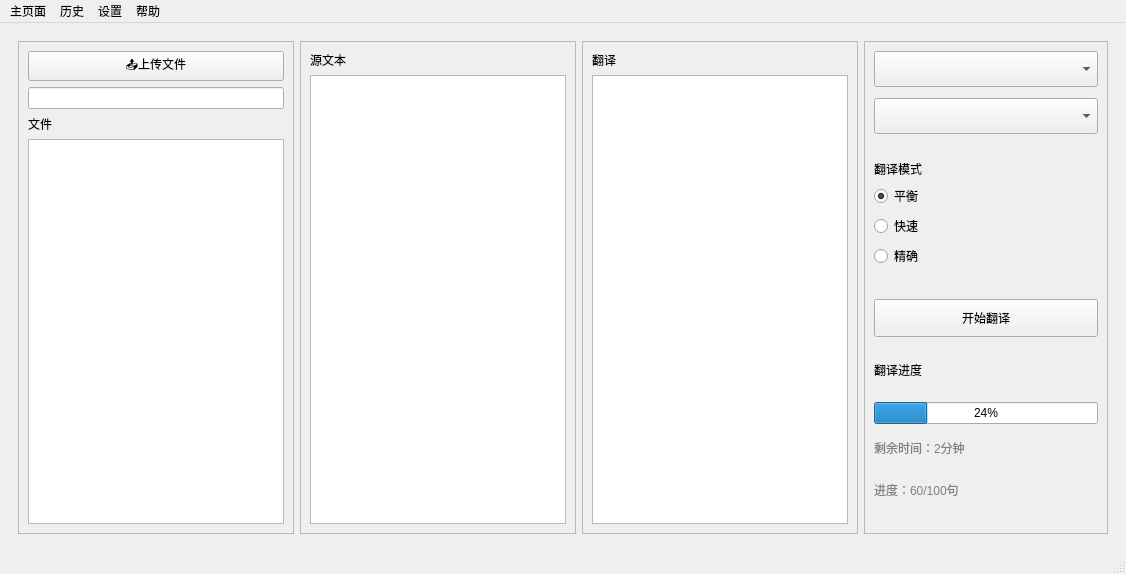
<?xml version="1.0" encoding="UTF-8"?>
<ui version="4.0">
 <class>translator</class>
 <widget class="QMainWindow" name="translator">
  <property name="geometry">
   <rect>
    <x>0</x>
    <y>0</y>
    <width>1126</width>
    <height>574</height>
   </rect>
  </property>
  <property name="windowTitle">
   <string>MainWindow</string>
  </property>
  <widget class="QWidget" name="centralwidget">
   <layout class="QHBoxLayout" name="horizontalLayout_3">
    <item>
     <widget class="QStackedWidget" name="stackedWidget">
      <property name="currentIndex">
       <number>0</number>
      </property>
      <widget class="QWidget" name="page1">
       <layout class="QHBoxLayout" name="horizontalLayout_2">
        <item>
         <layout class="QHBoxLayout" name="horizontalLayout">
          <item>
           <widget class="QFrame" name="frame">
            <property name="frameShape">
             <enum>QFrame::Shape::StyledPanel</enum>
            </property>
            <property name="frameShadow">
             <enum>QFrame::Shadow::Raised</enum>
            </property>
            <layout class="QVBoxLayout" name="verticalLayout_11">
             <item>
              <layout class="QVBoxLayout" name="verticalLayout_2">
               <item>
                <widget class="QPushButton" name="pushButton">
                 <property name="text">
                  <string>📤上传文件</string>
                 </property>
                </widget>
               </item>
               <item>
                <widget class="QLineEdit" name="lineEdit">
                 <property name="styleSheet">
                  <string notr="true"/>
                 </property>
                </widget>
               </item>
               <item>
                <layout class="QVBoxLayout" name="verticalLayout">
                 <item>
                  <widget class="QLabel" name="fileslabel">
                   <property name="text">
                    <string>文件</string>
                   </property>
                  </widget>
                 </item>
                 <item>
                  <widget class="QListWidget" name="listWidget"/>
                 </item>
                </layout>
               </item>
              </layout>
             </item>
            </layout>
           </widget>
          </item>
          <item>
           <widget class="QFrame" name="frame_2">
            <property name="frameShape">
             <enum>QFrame::Shape::StyledPanel</enum>
            </property>
            <property name="frameShadow">
             <enum>QFrame::Shadow::Raised</enum>
            </property>
            <layout class="QVBoxLayout" name="verticalLayout_10">
             <item>
              <layout class="QVBoxLayout" name="verticalLayout_3">
               <item>
                <widget class="QLabel" name="originallabel">
                 <property name="text">
                  <string>源文本</string>
                 </property>
                </widget>
               </item>
               <item>
                <widget class="QPlainTextEdit" name="originaltext">
                 <property name="styleSheet">
                  <string notr="true"/>
                 </property>
                </widget>
               </item>
              </layout>
             </item>
            </layout>
           </widget>
          </item>
          <item>
           <widget class="QFrame" name="frame_3">
            <property name="frameShape">
             <enum>QFrame::Shape::StyledPanel</enum>
            </property>
            <property name="frameShadow">
             <enum>QFrame::Shadow::Raised</enum>
            </property>
            <layout class="QVBoxLayout" name="verticalLayout_9">
             <item>
              <layout class="QVBoxLayout" name="verticalLayout_4">
               <item>
                <widget class="QLabel" name="translatedlabel">
                 <property name="text">
                  <string>翻译</string>
                 </property>
                </widget>
               </item>
               <item>
                <widget class="QPlainTextEdit" name="translatedtext">
                 <property name="placeholderText">
                  <string/>
                 </property>
                </widget>
               </item>
              </layout>
             </item>
            </layout>
           </widget>
          </item>
          <item>
           <widget class="QFrame" name="frame_4">
            <property name="frameShape">
             <enum>QFrame::Shape::StyledPanel</enum>
            </property>
            <property name="frameShadow">
             <enum>QFrame::Shadow::Raised</enum>
            </property>
            <layout class="QVBoxLayout" name="verticalLayout_8">
             <property name="spacing">
              <number>6</number>
             </property>
             <item>
              <layout class="QVBoxLayout" name="verticalLayout_7" stretch="2,0,2,0,3,0,2,4">
               <property name="topMargin">
                <number>0</number>
               </property>
               <item>
                <widget class="QComboBox" name="sourcelang">
                 <property name="styleSheet">
                  <string notr="true">QComboBox {
    height: 30px;
}
</string>
                 </property>
                 <property name="editable">
                  <bool>false</bool>
                 </property>
                 <property name="placeholderText">
                  <string> 原始语言</string>
                 </property>
                 <property name="duplicatesEnabled">
                  <bool>true</bool>
                 </property>
                </widget>
               </item>
               <item>
                <spacer name="verticalSpacer">
                 <property name="orientation">
                  <enum>Qt::Orientation::Vertical</enum>
                 </property>
                 <property name="sizeHint" stdset="0">
                  <size>
                   <width>20</width>
                   <height>5</height>
                  </size>
                 </property>
                </spacer>
               </item>
               <item>
                <widget class="QComboBox" name="targetlang">
                 <property name="styleSheet">
                  <string notr="true">QComboBox {
    height: 30px;
}
</string>
                 </property>
                 <property name="placeholderText">
                  <string>目标语言</string>
                 </property>
                </widget>
               </item>
               <item>
                <spacer name="verticalSpacer_3">
                 <property name="orientation">
                  <enum>Qt::Orientation::Vertical</enum>
                 </property>
                 <property name="sizeHint" stdset="0">
                  <size>
                   <width>20</width>
                   <height>20</height>
                  </size>
                 </property>
                </spacer>
               </item>
               <item>
                <layout class="QVBoxLayout" name="verticalLayout_6">
                 <item>
                  <widget class="QLabel" name="label">
                   <property name="sizePolicy">
                    <sizepolicy hsizetype="Preferred" vsizetype="Maximum">
                     <horstretch>0</horstretch>
                     <verstretch>0</verstretch>
                    </sizepolicy>
                   </property>
                   <property name="text">
                    <string>翻译模式</string>
                   </property>
                  </widget>
                 </item>
                 <item>
                  <widget class="QRadioButton" name="model1">
                   <property name="text">
                    <string>平衡</string>
                   </property>
                   <property name="checked">
                    <bool>true</bool>
                   </property>
                   <attribute name="buttonGroup">
                    <string notr="true">modelgroup</string>
                   </attribute>
                  </widget>
                 </item>
                 <item>
                  <widget class="QRadioButton" name="model2">
                   <property name="text">
                    <string>快速</string>
                   </property>
                   <attribute name="buttonGroup">
                    <string notr="true">modelgroup</string>
                   </attribute>
                  </widget>
                 </item>
                 <item>
                  <widget class="QRadioButton" name="model3">
                   <property name="text">
                    <string>精确</string>
                   </property>
                   <attribute name="buttonGroup">
                    <string notr="true">modelgroup</string>
                   </attribute>
                  </widget>
                 </item>
                </layout>
               </item>
               <item>
                <spacer name="verticalSpacer_2">
                 <property name="orientation">
                  <enum>Qt::Orientation::Vertical</enum>
                 </property>
                 <property name="sizeHint" stdset="0">
                  <size>
                   <width>20</width>
                   <height>25</height>
                  </size>
                 </property>
                </spacer>
               </item>
               <item>
                <widget class="QPushButton" name="translatebutton">
                 <property name="sizePolicy">
                  <sizepolicy hsizetype="Minimum" vsizetype="Fixed">
                   <horstretch>0</horstretch>
                   <verstretch>0</verstretch>
                  </sizepolicy>
                 </property>
                 <property name="styleSheet">
                  <string notr="true">QPushButton {
    height: 30px;
}

</string>
                 </property>
                 <property name="text">
                  <string>开始翻译</string>
                 </property>
                </widget>
               </item>
               <item>
                <layout class="QVBoxLayout" name="verticalLayout_5" stretch="3,3,2,2">
                 <property name="topMargin">
                  <number>0</number>
                 </property>
                 <property name="bottomMargin">
                  <number>17</number>
                 </property>
                 <item>
                  <widget class="QLabel" name="label_2">
                   <property name="text">
                    <string>翻译进度</string>
                   </property>
                  </widget>
                 </item>
                 <item>
                  <widget class="QProgressBar" name="progressBar">
                   <property name="value">
                    <number>24</number>
                   </property>
                  </widget>
                 </item>
                 <item>
                  <widget class="QLabel" name="label_3">
                   <property name="styleSheet">
                    <string notr="true">QLabel {
    color: gray; /* 设置字体颜色为灰色 */
}
</string>
                   </property>
                   <property name="text">
                    <string>剩余时间：2分钟</string>
                   </property>
                  </widget>
                 </item>
                 <item>
                  <widget class="QLabel" name="label_4">
                   <property name="styleSheet">
                    <string notr="true">QLabel {
    color: gray; /* 设置字体颜色为灰色 */
}
</string>
                   </property>
                   <property name="text">
                    <string>进度：60/100句</string>
                   </property>
                  </widget>
                 </item>
                </layout>
               </item>
              </layout>
             </item>
            </layout>
           </widget>
          </item>
         </layout>
        </item>
       </layout>
      </widget>
      <widget class="QWidget" name="page2">
       <layout class="QHBoxLayout" name="horizontalLayout_4">
        <property name="rightMargin">
         <number>9</number>
        </property>
        <item>
         <widget class="QLabel" name="label_5">
          <property name="text">
           <string>历史页面 尚未开发</string>
          </property>
         </widget>
        </item>
       </layout>
      </widget>
      <widget class="QWidget" name="page3">
       <layout class="QHBoxLayout" name="horizontalLayout_6">
        <item>
         <widget class="QLabel" name="label_6">
          <property name="text">
           <string>设置页面 尚未开发</string>
          </property>
         </widget>
        </item>
       </layout>
      </widget>
      <widget class="QWidget" name="page4">
       <layout class="QHBoxLayout" name="horizontalLayout_5">
        <item>
         <widget class="QLabel" name="label_7">
          <property name="text">
           <string>帮助页面 尚未开发</string>
          </property>
         </widget>
        </item>
       </layout>
      </widget>
     </widget>
    </item>
   </layout>
  </widget>
  <widget class="QMenuBar" name="menubar">
   <property name="geometry">
    <rect>
     <x>0</x>
     <y>0</y>
     <width>1126</width>
     <height>33</height>
    </rect>
   </property>
   <widget class="QMenu" name="menu1">
    <property name="title">
     <string>主页面</string>
    </property>
   </widget>
   <widget class="QMenu" name="menu2">
    <property name="title">
     <string>设置</string>
    </property>
   </widget>
   <widget class="QMenu" name="menu3">
    <property name="title">
     <string>帮助</string>
    </property>
   </widget>
   <widget class="QMenu" name="menu4">
    <property name="title">
     <string>历史</string>
    </property>
   </widget>
   <addaction name="menu1"/>
   <addaction name="menu4"/>
   <addaction name="menu2"/>
   <addaction name="menu3"/>
  </widget>
  <widget class="QStatusBar" name="statusbar"/>
 </widget>
 <resources/>
 <connections/>
 <buttongroups>
  <buttongroup name="modelgroup"/>
 </buttongroups>
</ui>
